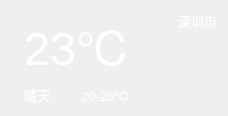
     <widget class="QWidget" name="widget02" native="true">
      <layout class="QHBoxLayout" name="horizontalLayout_8">
       <item>
        <layout class="QHBoxLayout" name="horizontalLayout_5">
         <item>
          <widget class="QLabel" name="labelWeather">
           <property name="text">
            <string/>
           </property>
           <property name="pixmap">
            <pixmap resource="res.qrc">:/res/type/Qing.png</pixmap>
           </property>
           <property name="scaledContents">
            <bool>true</bool>
           </property>
          </widget>
         </item>
         <item>
          <layout class="QGridLayout" name="gridLayout_2">
           <item row="0" column="0" colspan="2">
            <widget class="QLabel" name="labelTemperature">
             <property name="font">
              <font>
               <pointsize>35</pointsize>
              </font>
             </property>
             <property name="styleSheet">
              <string notr="true">color: rgb(255, 255, 255);</string>
             </property>
             <property name="text">
              <string>23℃</string>
             </property>
            </widget>
           </item>
           <item row="1" column="1">
            <widget class="QLabel" name="labelTempRange">
             <property name="enabled">
              <bool>true</bool>
             </property>
             <property name="font">
              <font>
               <pointsize>10</pointsize>
              </font>
             </property>
             <property name="styleSheet">
              <string notr="true">color: rgb(255, 255, 255);</string>
             </property>
             <property name="text">
              <string>20-26℃</string>
             </property>
            </widget>
           </item>
           <item row="1" column="0">
            <widget class="QLabel" name="labelWeatherType">
             <property name="font">
              <font>
               <pointsize>10</pointsize>
              </font>
             </property>
             <property name="styleSheet">
              <string notr="true">color: rgb(255, 255, 255);</string>
             </property>
             <property name="text">
              <string>晴天</string>
             </property>
            </widget>
           </item>
           <item row="0" column="3">
            <widget class="QLabel" name="labelCity">
             <property name="enabled">
              <bool>true</bool>
             </property>
             <property name="font">
              <font>
               <pointsize>10</pointsize>
              </font>
             </property>
             <property name="styleSheet">
              <string notr="true">color: rgb(255, 255, 255);</string>
             </property>
             <property name="text">
              <string>深圳市</string>
             </property>
             <property name="alignment">
              <set>Qt::AlignHCenter|Qt::AlignTop</set>
             </property>
            </widget>
           </item>
           <item row="1" column="2">
            <spacer name="horizontalSpacer">
             <property name="orientation">
              <enum>Qt::Horizontal</enum>
             </property>
             <property name="sizeHint" stdset="0">
              <size>
               <width>40</width>
               <height>20</height>
              </size>
             </property>
            </spacer>
           </item>
          </layout>
         </item>
        </layout>
       </item>
      </layout>
     </widget>
